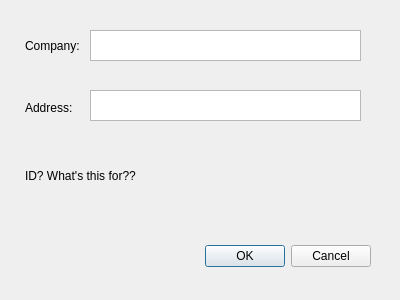
<?xml version="1.0" encoding="UTF-8"?>
<ui version="4.0">
 <class>form_company</class>
 <widget class="QDialog" name="form_company">
  <property name="geometry">
   <rect>
    <x>0</x>
    <y>0</y>
    <width>400</width>
    <height>300</height>
   </rect>
  </property>
  <property name="windowTitle">
   <string>Company Setup</string>
  </property>
  <widget class="QDialogButtonBox" name="buttonBox">
   <property name="geometry">
    <rect>
     <x>30</x>
     <y>240</y>
     <width>341</width>
     <height>32</height>
    </rect>
   </property>
   <property name="orientation">
    <enum>Qt::Horizontal</enum>
   </property>
   <property name="standardButtons">
    <set>QDialogButtonBox::Cancel|QDialogButtonBox::Ok</set>
   </property>
  </widget>
  <widget class="QLabel" name="label">
   <property name="geometry">
    <rect>
     <x>25</x>
     <y>30</y>
     <width>101</width>
     <height>31</height>
    </rect>
   </property>
   <property name="text">
    <string>Company:</string>
   </property>
  </widget>
  <widget class="QLabel" name="label_2">
   <property name="geometry">
    <rect>
     <x>25</x>
     <y>100</y>
     <width>55</width>
     <height>16</height>
    </rect>
   </property>
   <property name="text">
    <string>Address:</string>
   </property>
  </widget>
  <widget class="QLabel" name="label_3">
   <property name="geometry">
    <rect>
     <x>25</x>
     <y>160</y>
     <width>141</width>
     <height>31</height>
    </rect>
   </property>
   <property name="text">
    <string>ID? What's this for??</string>
   </property>
  </widget>
  <widget class="QTextEdit" name="textEdit_CompanyInput">
   <property name="geometry">
    <rect>
     <x>90</x>
     <y>30</y>
     <width>271</width>
     <height>31</height>
    </rect>
   </property>
  </widget>
  <widget class="QTextEdit" name="textEdit_AddressInput">
   <property name="geometry">
    <rect>
     <x>90</x>
     <y>90</y>
     <width>271</width>
     <height>31</height>
    </rect>
   </property>
  </widget>
 </widget>
 <resources/>
 <connections>
  <connection>
   <sender>buttonBox</sender>
   <signal>accepted()</signal>
   <receiver>form_company</receiver>
   <slot>accept()</slot>
   <hints>
    <hint type="sourcelabel">
     <x>248</x>
     <y>254</y>
    </hint>
    <hint type="destinationlabel">
     <x>157</x>
     <y>274</y>
    </hint>
   </hints>
  </connection>
  <connection>
   <sender>buttonBox</sender>
   <signal>rejected()</signal>
   <receiver>form_company</receiver>
   <slot>reject()</slot>
   <hints>
    <hint type="sourcelabel">
     <x>316</x>
     <y>260</y>
    </hint>
    <hint type="destinationlabel">
     <x>286</x>
     <y>274</y>
    </hint>
   </hints>
  </connection>
 </connections>
</ui>
